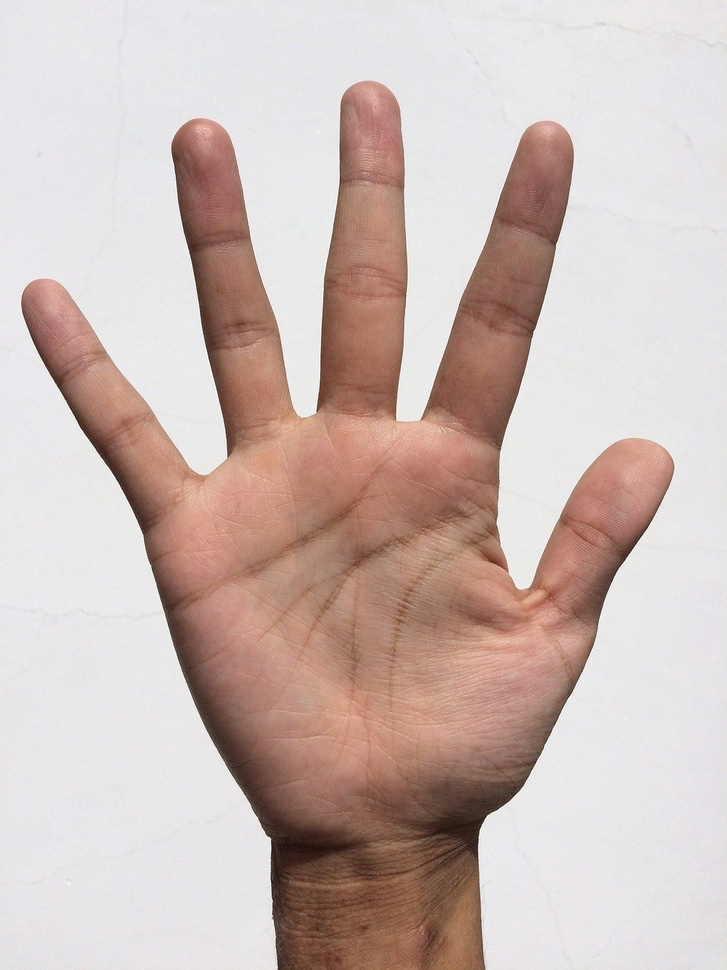
#> input picture fingers.jpg, 727 x 970 px, shrunk from 960 x 1280 before the run, given in place of the camera
$ python finger.py
#> lines starting #> are read from the running program, lines starting #| are printed output that depends on the picture; after the words box and inside, x2 and y2 are one past the last pixel; in counts of white or black regions, pixels touching at a corner belong together
#> further down, img is the input picture: shape (970, 727, 3); mean B, G, R 182.8, 187.8, 205.2
import numpy as np
import cv2 as cv

def skinmask(img):
    hsvim = cv.cvtColor(img, cv.COLOR_BGR2HSV)
#> hsvim: shape (970, 727, 3); mean H, S, V 68.9, 39, 206.1
    lower = np.array([0, 48, 80], dtype = "uint8")
    upper = np.array([20, 255, 255], dtype = "uint8")
    skinRegionHSV = cv.inRange(hsvim, lower, upper)
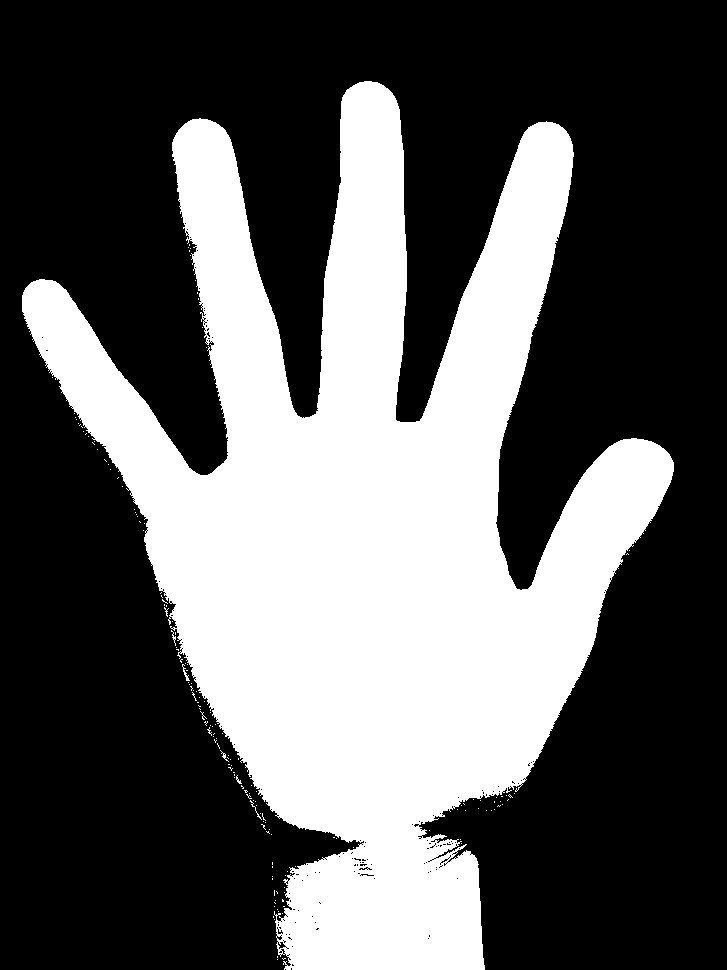
#> skinRegionHSV: shape (970, 727); 35.9% white; 159 white regions (153 under 20 px), largest, box (x1, y1, x2, y2) and area: (22, 81, 674, 970) 252636, (182, 664, 190, 681) 39, (250, 800, 262, 820) 29, (171, 630, 176, 646) 25, (220, 750, 229, 762) 24, (236, 775, 242, 784) 21
    blurred = cv.blur(skinRegionHSV, (2,2))
    ret, thresh = cv.threshold(blurred,0,255,cv.THRESH_BINARY)
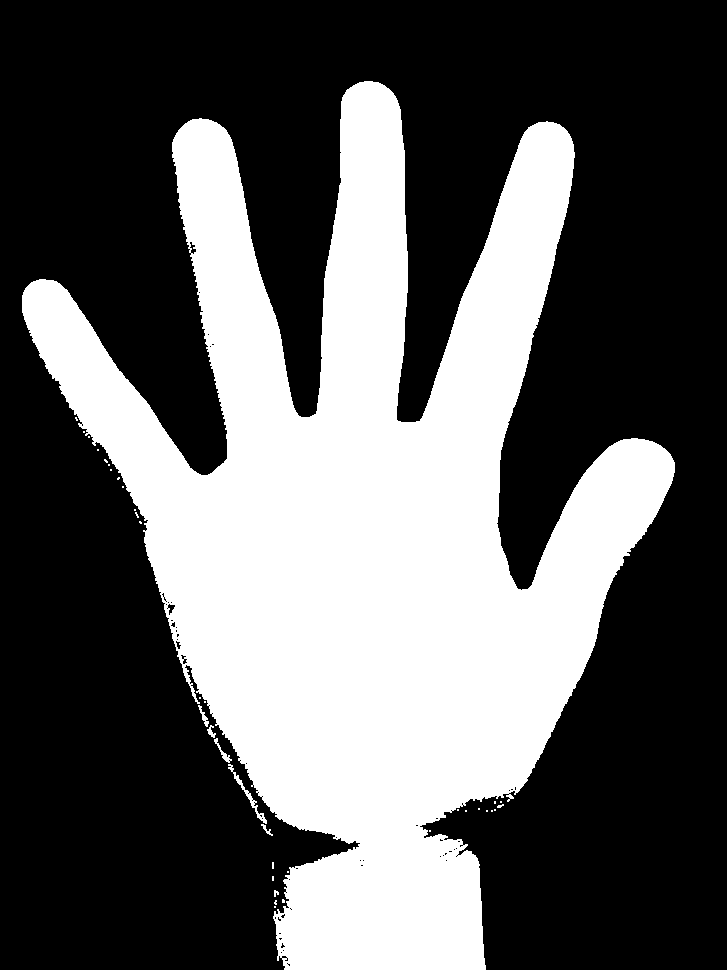
#> thresh: shape (970, 727); 36.6% white; 37 white regions (30 under 20 px)
    return thresh

def getcnthull(mask_img):
    contours, hierarchy = cv.findContours(mask_img, cv.RETR_TREE, cv.CHAIN_APPROX_SIMPLE)
#> contours = 112 contours, 102 with area under 20; largest, box (x1, y1, x2, y2) and area: (22, 81, 675, 970) 254999, (228, 764, 267, 824) 184, (214, 738, 232, 763) 68, (167, 603, 176, 616) 53, (198, 705, 209, 727) 52
    contours = max(contours, key=lambda x: cv.contourArea(x))
#> contours = contour of 2542 points, box (x1, y1, x2, y2) (22, 81, 675, 970), area 254999
    hull = cv.convexHull(contours)
#> hull = contour of 28 points, box (x1, y1, x2, y2) (22, 81, 675, 970), area 396578
    return contours, hull

def getdefects(contours):
    hull = cv.convexHull(contours, returnPoints=False)
    defects = cv.convexityDefects(contours, hull)
    return defects

cap = cv.VideoCapture(0) # '0' for webcam
while cap.isOpened():
    _, img = cap.read()
    try:
        mask_img = skinmask(img)
        contours, hull = getcnthull(mask_img)
        cv.drawContours(img, [contours], -1, (255,255,0), 2)
        cv.drawContours(img, [hull], -1, (0, 255, 255), 2)
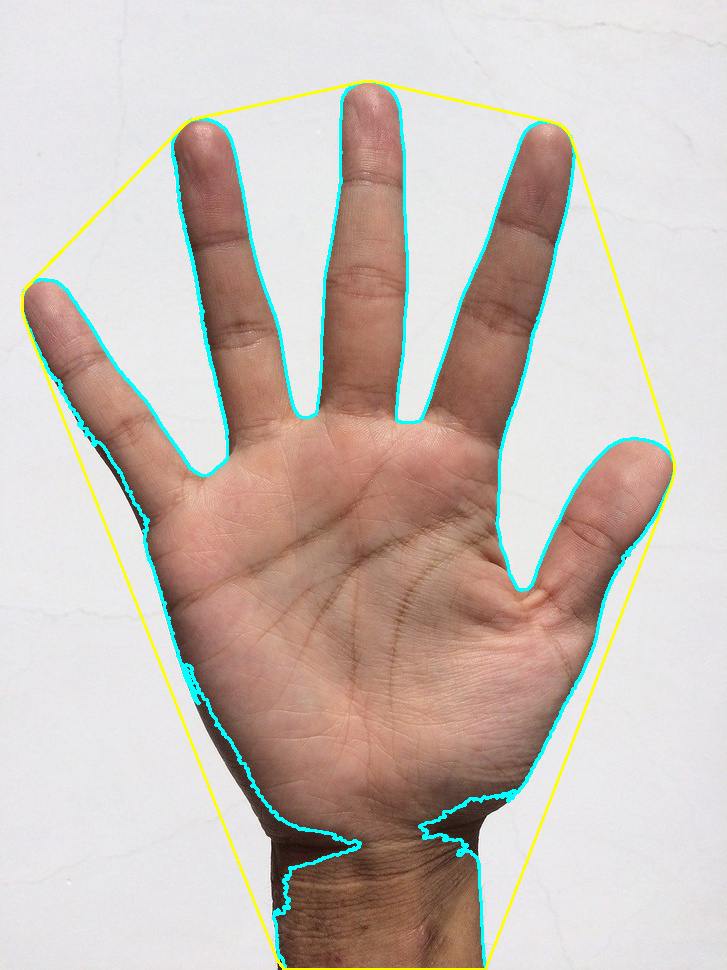
#> img: shape (970, 727, 3); mean B, G, R 183.7, 190.9, 202.3
        defects = getdefects(contours)
#> in getdefects, `hull = cv.convexHull(contours, returnPoints=False)`: hull = 28 values, max 2541 at index 0, min 0 at index 27, mean 1347.9
#> in getdefects, `defects = cv.convexityDefects(contours, hull)`: defects = 22 rows, first 6: [0, 2, 1, 201], [2, 249, 90, 80961], [249, 253, 250, 114], [253, 255, 254, 142], [256, 667, 514, 67584], [667, 671, 668, 114]
        if defects is not None:
            cnt = 0
            for i in range(defects.shape[0]):  # calculate the angle
                s, e, f, d = defects[i][0]
                start = tuple(contours[s][0])
                end = tuple(contours[e][0])
                far = tuple(contours[f][0])
                a = np.sqrt((end[0] - start[0]) ** 2 + (end[1] - start[1]) ** 2)
                b = np.sqrt((far[0] - start[0]) ** 2 + (far[1] - start[1]) ** 2)
                c = np.sqrt((end[0] - far[0]) ** 2 + (end[1] - far[1]) ** 2)
                angle = np.arccos((b ** 2 + c ** 2 - a ** 2) / (2 * b * c))  #      cosine theorem
                if angle <= np.pi / 2:  # angle less than 90 degree, treat as fingers
                    cnt += 1
                    cv.circle(img, far, 4, [0, 0, 255], -1)
#> this loop made 22 passes
#> (s, e, f, d, start, end, far, a) on passes 1 to 10: (0, 2, 1, 201, (364, 81), (359, 82), (363, 82), 5.1), (2, 249, 90, 80961, (359, 82), (192, 119), (309, 417), 171), (249, 253, 250, 114, (192, 119), (188, 121), (191, 120), 4.47), (253, 255, 254, 142, (188, 121), (185, 123), (186, 123), 3.61), (256, 667, 514, 67584, (178, 130), (25, 288), (224, 462), 219.9), (667, 671, 668, 114, (25, 288), (23, 292), (25, 289), 4.47), (671, 673, 672, 162, (23, 292), (22, 295), (23, 294), 3.16), (674, 678, 677, 211, (22, 312), (24, 319), (24, 316), 7.28), (678, 694, 688, 449, (24, 319), (30, 335), (30, 330), 17.09), (694, 1429, 1286, 30769, (30, 335), (277, 960), (360, 843), 672)
#> img: shape (970, 727, 3); 0.03% of pixels changed, all inside (x1, y1, x2, y2) = (220, 413, 514, 963)
#> after the loop, cnt = 5
            if cnt > 0:
                cnt = cnt+1
#> cnt = 6
            cv.putText(img, str(cnt), (0, 50), cv.FONT_HERSHEY_SIMPLEX,1, (255, 0, 0) , 2, cv.LINE_AA)
#> img: shape (970, 727, 3); mean B, G, R 183.6, 190.7, 202.3
        cv.imshow("img", img)
    except:
        pass
    if cv.waitKey(1) & 0xFF == ord('q'):
#> (key q is pressed here)
        break
cap.release()
cv.destroyAllWindows()
